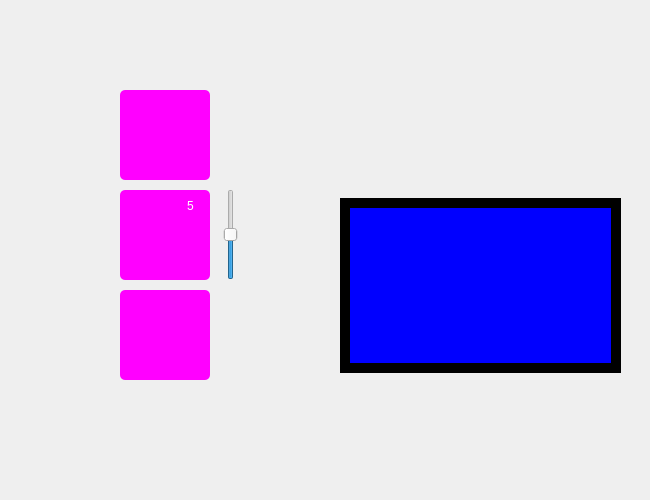
<?xml version="1.0" encoding="UTF-8"?>
<ui version="4.0">
 <class>MainWindow</class>
 <widget class="QMainWindow" name="MainWindow">
  <property name="geometry">
   <rect>
    <x>0</x>
    <y>0</y>
    <width>650</width>
    <height>500</height>
   </rect>
  </property>
  <property name="windowTitle">
   <string>MainWindow</string>
  </property>
  <widget class="QWidget" name="centralwidget">
   <widget class="QLabel" name="label">
    <property name="geometry">
     <rect>
      <x>0</x>
      <y>0</y>
      <width>651</width>
      <height>501</height>
     </rect>
    </property>
    <property name="text">
     <string/>
    </property>
    <property name="pixmap">
     <pixmap>1.1 background2.png</pixmap>
    </property>
    <property name="scaledContents">
     <bool>true</bool>
    </property>
   </widget>
   <widget class="QPushButton" name="MONITORING">
    <property name="geometry">
     <rect>
      <x>120</x>
      <y>90</y>
      <width>90</width>
      <height>90</height>
     </rect>
    </property>
    <property name="styleSheet">
     <string notr="true">QPushButton#MONITORING{
	background-color: rgb(255, 0, 255);
    border-radius:5px;
}

QPushButton#MONITORING:hover{
	background-color: rgb(0, 255,0);
}</string>
    </property>
    <property name="text">
     <string/>
    </property>
    <property name="icon">
     <iconset>
      <normaloff>1.2 icon1.png</normaloff>1.2 icon1.png</iconset>
    </property>
    <property name="iconSize">
     <size>
      <width>70</width>
      <height>70</height>
     </size>
    </property>
   </widget>
   <widget class="QPushButton" name="VOLUME">
    <property name="geometry">
     <rect>
      <x>120</x>
      <y>190</y>
      <width>90</width>
      <height>90</height>
     </rect>
    </property>
    <property name="styleSheet">
     <string notr="true">QPushButton#VOLUME{
	background-color: rgb(255, 0, 255);
    border-radius:5px;
}

QPushButton#VOLUME:hover{
	background-color: rgb(0, 255,0);
}</string>
    </property>
    <property name="text">
     <string/>
    </property>
    <property name="icon">
     <iconset>
      <normaloff>1.3 icon2.png</normaloff>1.3 icon2.png</iconset>
    </property>
    <property name="iconSize">
     <size>
      <width>60</width>
      <height>60</height>
     </size>
    </property>
   </widget>
   <widget class="QPushButton" name="EXIT">
    <property name="geometry">
     <rect>
      <x>120</x>
      <y>290</y>
      <width>90</width>
      <height>90</height>
     </rect>
    </property>
    <property name="styleSheet">
     <string notr="true">QPushButton#EXIT{
	background-color: rgb(255, 0, 255);
    border-radius:5px;
}

QPushButton#EXIT:hover{
	background-color: rgb(0, 255,0);
}</string>
    </property>
    <property name="text">
     <string/>
    </property>
    <property name="icon">
     <iconset>
      <normaloff>1.4 icon3.png</normaloff>1.4 icon3.png</iconset>
    </property>
    <property name="iconSize">
     <size>
      <width>70</width>
      <height>70</height>
     </size>
    </property>
   </widget>
   <widget class="QSlider" name="VOLUMESLIDER">
    <property name="geometry">
     <rect>
      <x>220</x>
      <y>189</y>
      <width>22</width>
      <height>91</height>
     </rect>
    </property>
    <property name="minimum">
     <number>1</number>
    </property>
    <property name="maximum">
     <number>100</number>
    </property>
    <property name="sliderPosition">
     <number>50</number>
    </property>
    <property name="orientation">
     <enum>Qt::Vertical</enum>
    </property>
   </widget>
   <widget class="QLabel" name="VOLUMELEVEL">
    <property name="geometry">
     <rect>
      <x>187</x>
      <y>190</y>
      <width>21</width>
      <height>31</height>
     </rect>
    </property>
    <property name="styleSheet">
     <string notr="true">color: rgb(255, 255, 255);
font: 14pt &quot;MS Shell Dlg 2&quot;;</string>
    </property>
    <property name="text">
     <string>5</string>
    </property>
   </widget>
   <widget class="QLabel" name="CAMWINDOW">
    <property name="geometry">
     <rect>
      <x>340</x>
      <y>198</y>
      <width>281</width>
      <height>175</height>
     </rect>
    </property>
    <property name="styleSheet">
     <string notr="true">background-color: rgb(0, 0, 255);
border:10px solid black;</string>
    </property>
    <property name="text">
     <string/>
    </property>
    <property name="scaledContents">
     <bool>true</bool>
    </property>
   </widget>
  </widget>
 </widget>
 <resources/>
 <connections/>
</ui>
